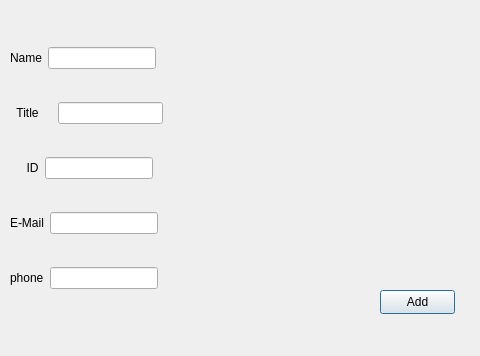
<?xml version="1.0" encoding="UTF-8"?>
<ui version="4.0">
 <class>AddProfessorPage</class>
 <widget class="QDialog" name="AddProfessorPage">
  <property name="geometry">
   <rect>
    <x>0</x>
    <y>0</y>
    <width>480</width>
    <height>356</height>
   </rect>
  </property>
  <property name="windowTitle">
   <string>Dialog</string>
  </property>
  <widget class="QWidget" name="layoutWidget">
   <property name="geometry">
    <rect>
     <x>10</x>
     <y>20</y>
     <width>191</width>
     <height>301</height>
    </rect>
   </property>
   <layout class="QVBoxLayout" name="verticalLayout">
    <item>
     <layout class="QHBoxLayout" name="horizontalLayout_6">
      <item>
       <layout class="QHBoxLayout" name="horizontalLayout">
        <item>
         <widget class="QLabel" name="label">
          <property name="text">
           <string>Name</string>
          </property>
         </widget>
        </item>
        <item>
         <widget class="QLineEdit" name="line_name"/>
        </item>
       </layout>
      </item>
      <item>
       <spacer name="horizontalSpacer_5">
        <property name="orientation">
         <enum>Qt::Horizontal</enum>
        </property>
        <property name="sizeHint" stdset="0">
         <size>
          <width>40</width>
          <height>20</height>
         </size>
        </property>
       </spacer>
      </item>
     </layout>
    </item>
    <item>
     <layout class="QHBoxLayout" name="horizontalLayout_7">
      <item>
       <layout class="QHBoxLayout" name="horizontalLayout_2">
        <item>
         <widget class="QLabel" name="label_4">
          <property name="text">
           <string>  Title    </string>
          </property>
         </widget>
        </item>
        <item>
         <widget class="QLineEdit" name="line_title"/>
        </item>
       </layout>
      </item>
      <item>
       <spacer name="horizontalSpacer">
        <property name="orientation">
         <enum>Qt::Horizontal</enum>
        </property>
        <property name="sizeHint" stdset="0">
         <size>
          <width>40</width>
          <height>20</height>
         </size>
        </property>
       </spacer>
      </item>
     </layout>
    </item>
    <item>
     <layout class="QHBoxLayout" name="horizontalLayout_8">
      <item>
       <layout class="QHBoxLayout" name="horizontalLayout_3">
        <item>
         <widget class="QLabel" name="label_3">
          <property name="text">
           <string>     ID</string>
          </property>
         </widget>
        </item>
        <item>
         <widget class="QLineEdit" name="line_ID"/>
        </item>
       </layout>
      </item>
      <item>
       <spacer name="horizontalSpacer_2">
        <property name="orientation">
         <enum>Qt::Horizontal</enum>
        </property>
        <property name="sizeHint" stdset="0">
         <size>
          <width>40</width>
          <height>20</height>
         </size>
        </property>
       </spacer>
      </item>
     </layout>
    </item>
    <item>
     <layout class="QHBoxLayout" name="horizontalLayout_9">
      <item>
       <layout class="QHBoxLayout" name="horizontalLayout_4">
        <item>
         <widget class="QLabel" name="label_5">
          <property name="text">
           <string>E-Mail</string>
          </property>
         </widget>
        </item>
        <item>
         <widget class="QLineEdit" name="line_mail"/>
        </item>
       </layout>
      </item>
      <item>
       <spacer name="horizontalSpacer_3">
        <property name="orientation">
         <enum>Qt::Horizontal</enum>
        </property>
        <property name="sizeHint" stdset="0">
         <size>
          <width>40</width>
          <height>20</height>
         </size>
        </property>
       </spacer>
      </item>
     </layout>
    </item>
    <item>
     <layout class="QHBoxLayout" name="horizontalLayout_10">
      <item>
       <layout class="QHBoxLayout" name="horizontalLayout_5">
        <item>
         <widget class="QLabel" name="label_2">
          <property name="text">
           <string>phone</string>
          </property>
         </widget>
        </item>
        <item>
         <widget class="QLineEdit" name="line_phone"/>
        </item>
       </layout>
      </item>
      <item>
       <spacer name="horizontalSpacer_4">
        <property name="orientation">
         <enum>Qt::Horizontal</enum>
        </property>
        <property name="sizeHint" stdset="0">
         <size>
          <width>40</width>
          <height>20</height>
         </size>
        </property>
       </spacer>
      </item>
     </layout>
    </item>
   </layout>
  </widget>
  <widget class="QPushButton" name="bottum_add">
   <property name="geometry">
    <rect>
     <x>380</x>
     <y>290</y>
     <width>75</width>
     <height>24</height>
    </rect>
   </property>
   <property name="text">
    <string>Add</string>
   </property>
  </widget>
 </widget>
 <resources/>
 <connections/>
</ui>
